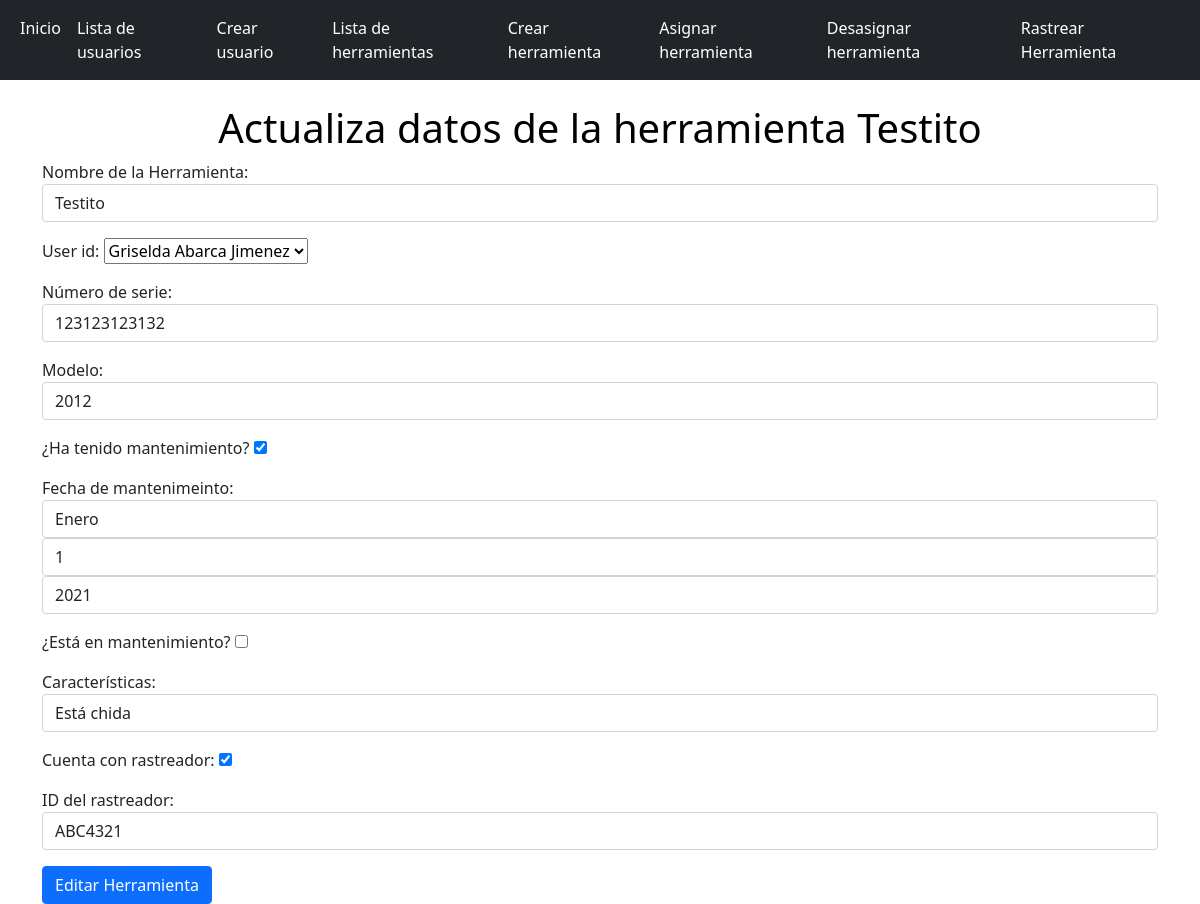
The page /worktools/update/2/ on the database as committed earlier.
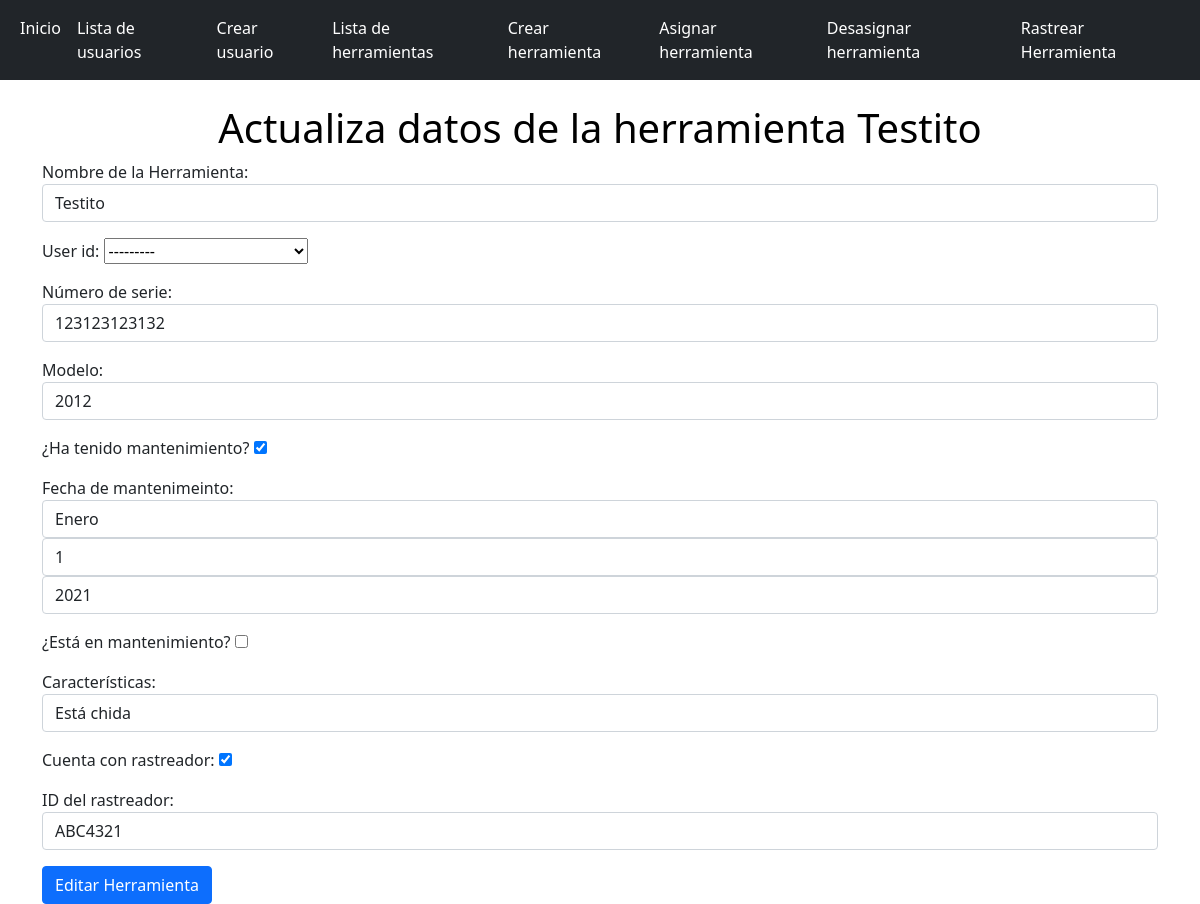
The same page on the database as committed later.
### worktools/models.py (models this page shows, shortened)
class WorkTool(models.Model):
    name = models.CharField(max_length=140)
    user_id = models.ForeignKey(WorkerUser, related_name='tools', on_delete=models.CASCADE, blank=True, null=True)
    serial_number = models.CharField(max_length=140)
    model = models.CharField(max_length=140)
    has_been_in_mainteance = models.BooleanField(default=False)
    mainteance_date = models.DateField(blank=True, null=True)
    is_in_maintain = models.BooleanField(default=False)
    specifications = models.TextField(blank=True, null=True)
    has_tracker = models.BooleanField(default=False)
    tracker_id = models.CharField(max_length=30, blank=True, null=True)

### worktools/views.py (the view, shortened to what this page needs)
# urls.py: path('update/<int:id>/', UpdateTool.as_view(), name='update'),
class UpdateTool(views.View):
    template_name = "worktools/form.html"
    def get (self, request, id):
        worktool = WorkTool.objects.get(id=id)
        form = ToolForm(instance=worktool)
        context = {
            'form' : form,
            'worktool' : worktool,
            'is_update' : True
        }
        return render(request, self.template_name, context)

### accounts/models.py (called while the page is built)
    def __str__(self):
        return f'{self.first_name} {self.last_name}'

### worktools/templates/worktools/form.html (shortened to what this page needs)
{% extends 'base.html' %}
{% block content %}
    <header>
        {% if is_update %}
            <h1 align="center"  height="430px" width="100%" style="color:rgb(0, 0, 0)">Actualiza datos de la herramienta {{ worktool.name }}</h1>
        {% else %}
            <h1 align="center"  height="430px" width="100%" style="color:rgb(8, 8, 8)">Agregar una herramienta </h1>
        {% endif %}
        {% if is_update %}
            <form action="{% url 'worktools:update' worktool.id %}" method="POST">
        {% else %}
            <form action="{% url 'worktools:create' %}" method="POST">
        {% endif %}
        <div class="form-group">
            {{ form.as_p }}
            {% if is_update %}
                <input type="submit"  class="btn btn-primary" value="Editar Herramienta">
            {% else %}
                <input type="submit"  class="btn btn-primary" value="Crear Herramienta">
            {% endif %}
            </form>
        </div>
{% endblock content %}

Rows that differ between the two databases and show on the page:
changed WorkTool "Testito": user_id "Griselda Abarca Jimenez" → "---------"
